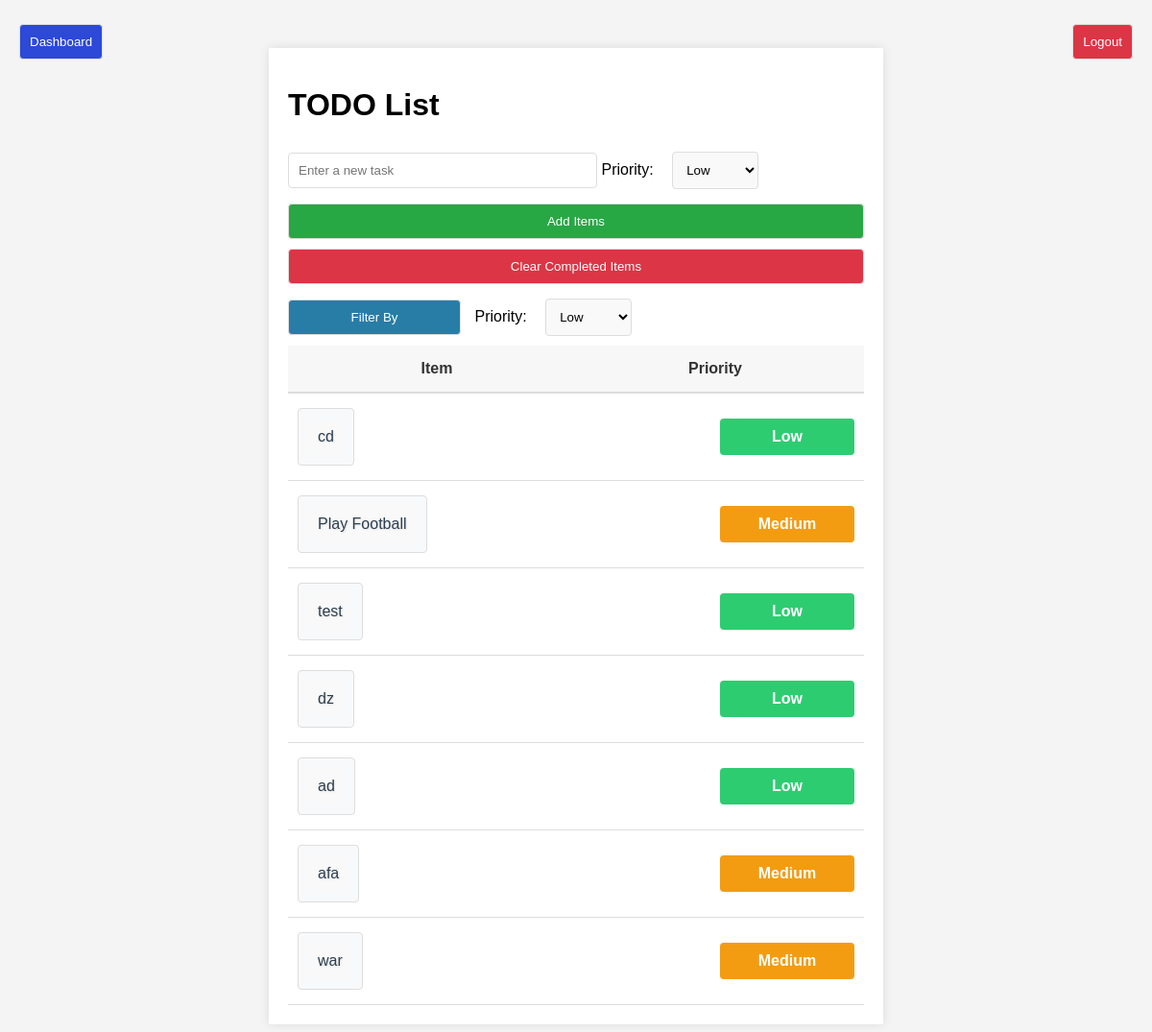
/index/2, run on an earlier commit of the app's database.
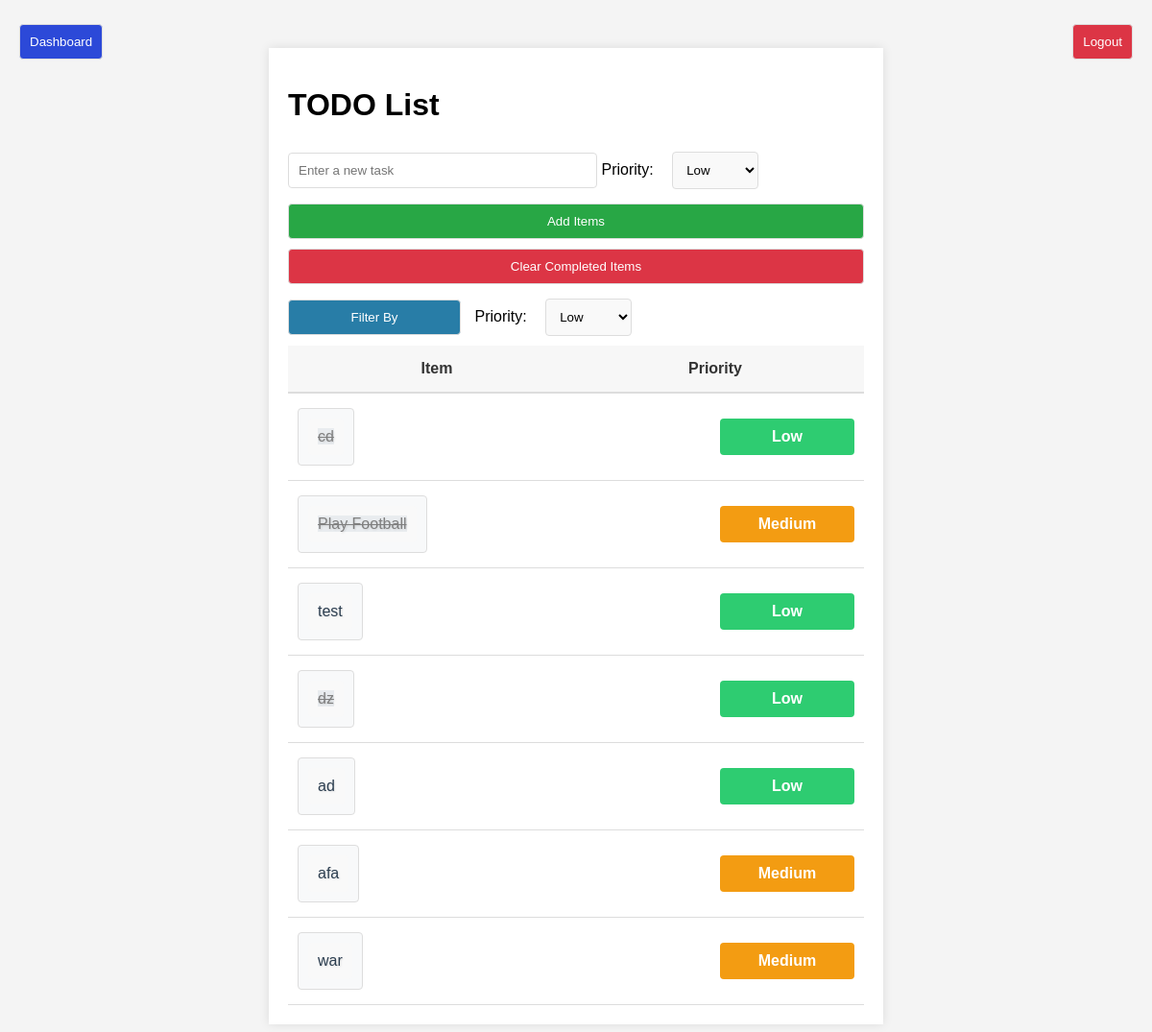
And on a later commit of the database.
### models.py (models this page shows, shortened)
class Todo(db.Model):
    todo_id=db.Column(db.Integer,primary_key=True)
    title=db.Column(db.String(200))
    completed=db.Column(db.Boolean,default=False)
    user_id=db.Column(db.Integer)
    clear=db.Column(db.Boolean,default=False)
    priority =db.Column(db.String(20))

### app.py (the view)
@app.route('/index/<int:user_id>')
def index(user_id):
    todos = Todo.query.filter_by(user_id=user_id).filter_by(clear=False).all()
    return render_template('index.html', todos=todos,user_id=user_id)

### templates/index.html (shortened to what this page needs)
{% extends 'base.html' %}
{% block content %}
<h1>TODO List</h1>
<form action="{{ url_for('add_todo' , user_id=user_id) }}" method="POST">
    <input type="text" name="title" placeholder="Enter a new task" autofocus>
    <label for="priority">Priority:</label>
    <select name="priority" class="priority-dropdown">
        <option value="Low">Low</option>
    </select>
    <button type="submit" class ="add">Add Items</button>
</form>
<a href="{{ url_for('clear_all',user_id=user_id) }}"><button class="clear">Clear Completed Items</button></a>
<form action="{{ url_for('filter', user_id=user_id) }}" method="POST">
<button class="filter" type="submit">Filter By</button>
<label for="priority1" class="prioritytext">Priority:</label>
<select name="priority1" class="priority-dropdown">
    <option value="Low">Low</option>
</select>
</form>
<ul class="todo-list">
    <li class="todo-header">
        <div class="header-item">Item</div>
        <div class="header-priority">Priority</div>
    </li>
    {% for todo in todos %}
    <li class="todo-item">
        <a href="{{ url_for('complete_todo', todo_id=todo.todo_id, user_id=user_id) }}">
            <button class="text1">
            <div class="item-text">
                {% if todo.completed %}
                <strike>{{ todo.title }}</strike>
                {% else %}
                {{ todo.title }}
                {% endif %}
            </div>
        </button>
        </a>
        <div class="item-priority {% if todo.priority == 'Low' %}low{% elif todo.priority == 'Medium' %}medium{% elif todo.priority == 'High' %}high{% endif %}">
            {{ todo.priority }}
        </div>
    </li>
    {% endfor %}
</ul>
{% endblock %}

### templates/base.html (shortened to what this page needs)
<!DOCTYPE html>
<html lang="en">
<head>
    <link rel="stylesheet" href="{{ url_for('static', filename='styles.css') }}">
</head>
<body>
    <div class="logout-container">
        <a href="{{ url_for('main') }}"><button class="logout">Logout</button></a>
    </div>
    <div class="dashboard-container">
        <a href="{{ url_for('dashboard',user_id=user_id) }}"><button class="dashboard">Dashboard</button></a>
    </div>
    <div class="container">
        {% block content %}{% endblock %}
    </div>
</body>
</html>

### static/styles.css (style rules this page uses)
body { font-family: Arial, sans-serif; background-color: #f4f4f4; margin: 0; padding: 0; }
.logout-container { position: fixed; top: 20px; right: 20px; z-index: 1000; }
.dashboard-container { position: fixed; top: 20px; left: 20px; z-index: 1000; }
.priority-dropdown { border-radius: 4px; background-color: #f9f9f9; padding: 10px; margin: 10px 0; margin-left: 15px; border: 1px solid #ddd; border-radius: 4px; }
.container { width: 50%; margin: 50px auto; padding: 20px; background: #fff; box-shadow: 0 0 10px rgba(0, 0, 0, 0.1); }
h1 { margin-bottom: 20px; }
input[type="text"] { width: 50%; padding: 10px; margin: 5px 0; border: 1px solid #ddd; border-radius: 4px; }
.todo-list { list-style-type: none; padding: 0; margin: 0; border-collapse: collapse; }
.todo-item { display: flex; justify-content: space-between; align-items: center; padding: 10px; border-bottom: 1px solid #ddd; }
.todo-header { display: flex; justify-content: center; align-items: center; padding: 10px; background-color: #f7f7f7; border-bottom: 2px solid #ddd; font-weight: bold; }
.header-item, .header-priority { padding: 5px 10px; color: #333; text-align: center; width: 100%; }
.item-text { flex-grow: 1; font-size: 1.2em; color: #2c3e50; font-family: 'Poppins', sans-serif; padding: 10px; border-radius: 4px; background-color: #f9f9f9; transition: background-color 0.3s ease, color 0.3s ease, box-shadow 0.3s ease; text-shadow: 1px 1px 2px rgba(0, 0, 0, 0.1); }
.item-priority { background-color: #f0f0f0; border-radius: 4px; text-align: center; width: 100px; }
.item-text { flex-grow: 1; }
.item-priority { min-width: 100px; display: flex; align-items: center; justify-content: center; padding: 5px; border-radius: 4px; font-weight: bold; }
.low { background-color: #2ecc71; color: white; display: inline-block; padding: 10px 20px; border-radius: 4px; text-align: center; }
.medium { background-color: #f39c12; color: white; display: inline-block; padding: 10px 20px; border-radius: 4px; text-align: center; }
button.text1 { margin: 5px 0; padding: 10px; background-color: #f8f9fa; border: 1px solid #ddd; border-radius: 4px; cursor: pointer; width: 100%; }
button.logout { margin: 5px 0; padding: 10px; background-color: #dc3545; color: white; border: 1px solid #ddd; border-radius: 4px; cursor: pointer; }
button.dashboard { margin: 5px 0; padding: 10px; background-color: #2c49d8; color: white; border: 1px solid #ddd; border-radius: 4px; cursor: pointer; }
button.add { background-color: #28a745; color: white; cursor: pointer; width: 100%; padding: 10px; margin: 5px 0; border: 1px solid #ddd; border-radius: 4px; }
.prioritytext { margin-left: 10px; }
button.filter { background-color: #287da7; color: white; cursor: pointer; width: 30%; padding: 10px; margin: 5px 0; border: 1px solid #ddd; border-radius: 4px; }
button.clear { padding: 10px; background-color: #dc3545; color: white; border-radius: 10px; width: 100%; padding: 10px; margin: 5px 0; border: 1px solid #ddd; border-radius: 4px; }
ul { list-style-type: none; padding: 0; }
strike { text-decoration: line-through; color: gray; background-color: #e9ecef; }

What changed in the data, as far as the page shows it:
changed Todo "cd": completed False → True (drawn)
changed Todo "Play Football": completed False → True (drawn)
changed Todo "dz": completed False → True (drawn)
